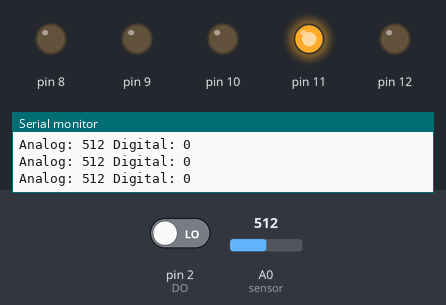
Bench run of a sketch on a simulated Arduino Uno, built with avr-gcc and run on an emulated ATmega328P. Shown: output pins drawn as LEDs (lit = HIGH), the last lines printed to the serial monitor. The inputs (shaded band) are chosen by the test bench; at power-on: A0 (sensor) = 512, pin 2 (DO) LOW.

Above: at 1.2 s.
1.3 s: A0 (sensor) set to 527
At 2.5 s:
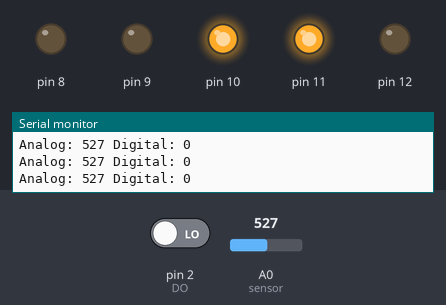
2.8 s: A0 (sensor) set to 1023
At 3.6 s:
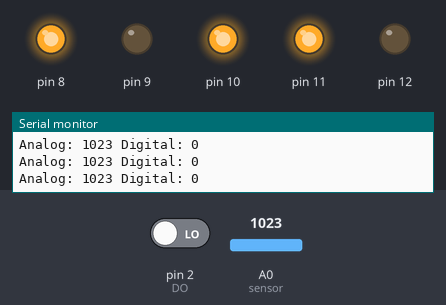
4.3 s: A0 (sensor) set to 530
At 5.0 s:
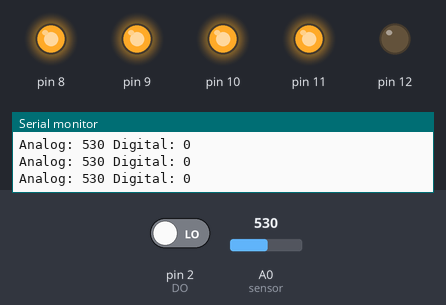
5.8 s: A0 (sensor) set to 0
At 7.0 s:
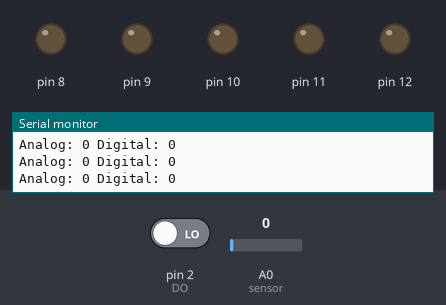
7.3 s: A0 (sensor) set to 520
At 8.5 s:
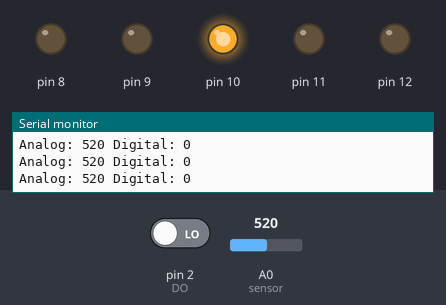
8.8 s: A0 (sensor) set to 511
At 9.8 s:
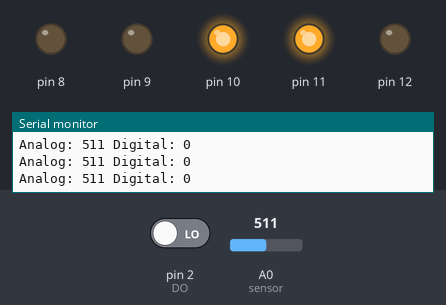
Timing chart, 0 to 11.8 s (numbered marks = the images above; inputs shaded):
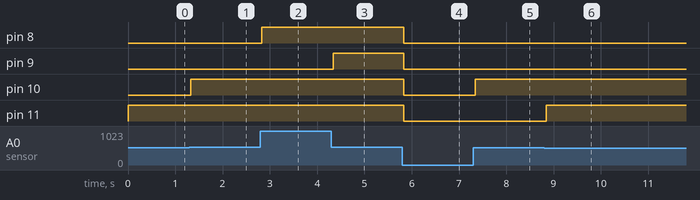

Measured:
- the behaviour switches between 519 and 520 on A0 (sensor) (found by bisection; images 0 and 1)
- after the input at 1.3 s, pin 10: LOW → HIGH at once
- after the input at 2.8 s, pin 8: LOW → HIGH at once
- after the input at 4.3 s, pin 9: LOW → HIGH at once
- after the input at 5.8 s, pin 8–11: HIGH → LOW at once
- after the input at 7.3 s, pin 10: LOW → HIGH at once
- after the input at 8.8 s, pin 11: LOW → HIGH at once

The sketch:

soundControlledLED_2.ino
```cpp
/*
 * Name:Roynuka Nukanuka
 * Course:Embedded Systems
 * Date:22/03/19
 * Resource: https://docs.wixstatic.com/ugd/22a975_8c6883be82844b05a6b4e4db55373c73.pdf
 * Resource: https://www.techexult.com/project-lessn
 */

/*
 * Original Code Start
 */
int DO = 2; //Pin for Digital Output - DO
int AO = A0; // Pin for Analog Output - AO
int soundThreshold = 540; //Set minimum sound level
int soundThreshold2 = 530; //Set minimum sound level
int soundThreshold3 = 520; //Set minimum sound level
int soundThreshold4 = 510; //Set minimum sound level
int soundThreshold5 = 500; //Set minimum sound level
int sensorValue = 0;

void setup()
{
  //Sets up all LED's connected to the allocated pins on the breadboard
  Serial.begin(9600);
  pinMode(8, OUTPUT);
  pinMode(9, OUTPUT);
  pinMode(10, OUTPUT);
  pinMode(11, OUTPUT);
  pinMode(12, OUTPUT);
}

void loop()
{
  sensorValue = analogRead(A0); //Read the analog value from sensor module A0
  Serial.print("Analog: ");
  Serial.print(sensorValue); //Print the analog value
  Serial.print(" ");
  Serial.print("Digital: ");
  Serial.println(digitalRead(DO)); //Reads the value from the digital pin on the sensor module D0

  /* Original Code
    if (sensorValue >= soundThreshold)
  { //Compare analog value with threshold
    //Lights up LED's
    digitalWrite(8, HIGH);
    digitalWrite(8, HIGH);
    digitalWrite(8, HIGH);
    digitalWrite(8, HIGH);
    digitalWrite(8, HIGH);
  }
  Original Code End
  */

  /*
   * Added Code by myself
   */
  if (sensorValue >= soundThreshold)
  { //Compare analog value with threshold
    //Lights up LED's
    digitalWrite(8, HIGH);
  }
  // if sound reaches a certain volume then LED lights will blink
  else if (sensorValue >=soundThreshold2)
  {
    digitalWrite(9, HIGH);
  }
  // if sound reaches a certain volume then LED lights will blink
   else if (sensorValue >=soundThreshold3)
  {
    digitalWrite(10, HIGH);
  }
  // if sound reaches a certain volume then LED lights will blink
  else if (sensorValue >=soundThreshold4)
  {
    digitalWrite(11, HIGH);
  }
  // if sound reaches a certain volume then LED lights will blink
   else if (sensorValue >=soundThreshold5)
  {
    digitalWrite(12, HIGH);
  }
else

  /*
   * Original Code
   */
  {
    //turns off LED's
    digitalWrite(8, LOW);
    digitalWrite(9, LOW);
    digitalWrite(10, LOW);
    digitalWrite(11, LOW);
    digitalWrite(12, LOW);
  }
}
```
